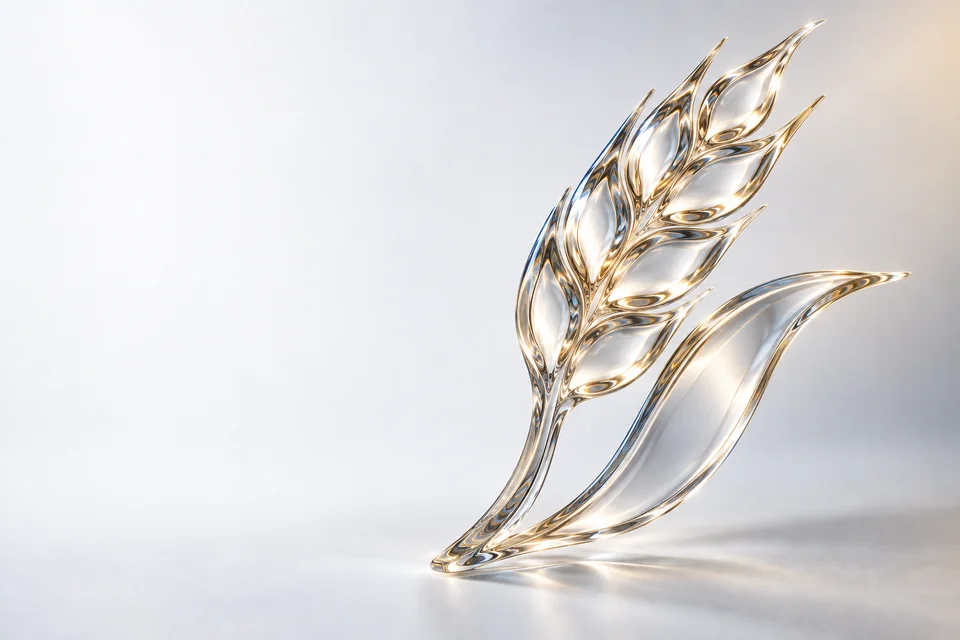
#> input picture backend/app/assets/quicklinks/agriculture.webp, 960 x 640 px
$ python perf-shot-diff.py ../../backend/app/assets/quicklinks/agriculture.webp ../../backend/app/assets/quicklinks/commodity.webp 5
#> lines starting #> are read from the running program, lines starting #| are printed output that depends on the picture
#!/usr/bin/env python3
"""Доля различающихся пикселей между двумя кадрами: python3 scripts/dev/perf-shot-diff.py A.png B.png [порог 0..255, по умолчанию 8]."""
import sys

from PIL import Image, ImageChops

a, b = Image.open(sys.argv[1]).convert("RGB"), Image.open(sys.argv[2]).convert("RGB")
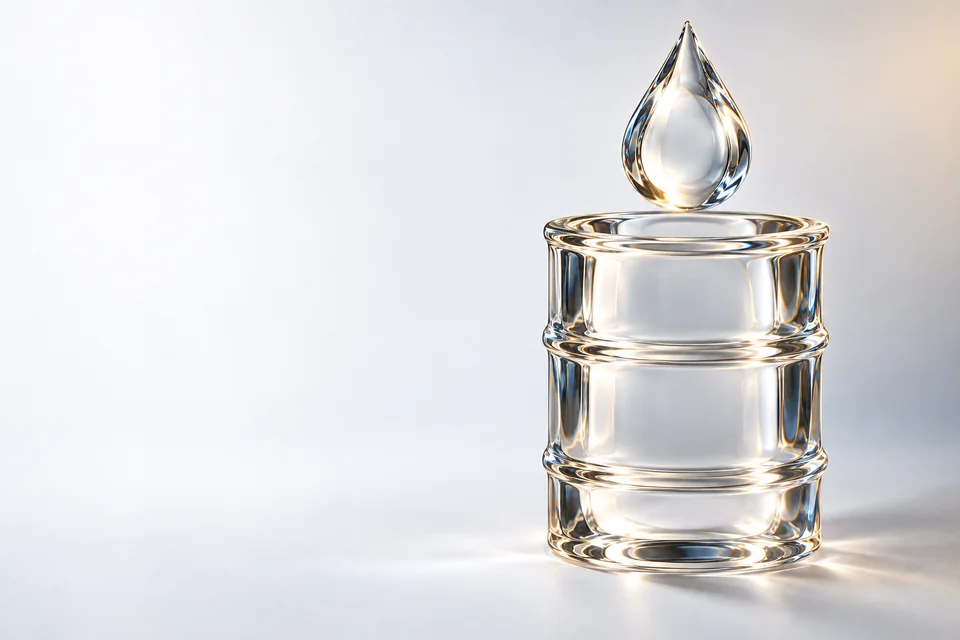
#> input picture backend/app/assets/quicklinks/commodity.webp, 960 x 640 px
#> a is the input picture: PIL image 960x640 RGB; mean R, G, B 221.1, 219.6, 220.2
#> b is the input picture: PIL image 960x640 RGB; mean R, G, B 221.1, 220.9, 222.8
thr = int(sys.argv[3]) if len(sys.argv) > 3 else 8
if a.size != b.size:
    sys.exit(f"размеры разные: {a.size} и {b.size}")
d = ImageChops.difference(a, b).convert("L")
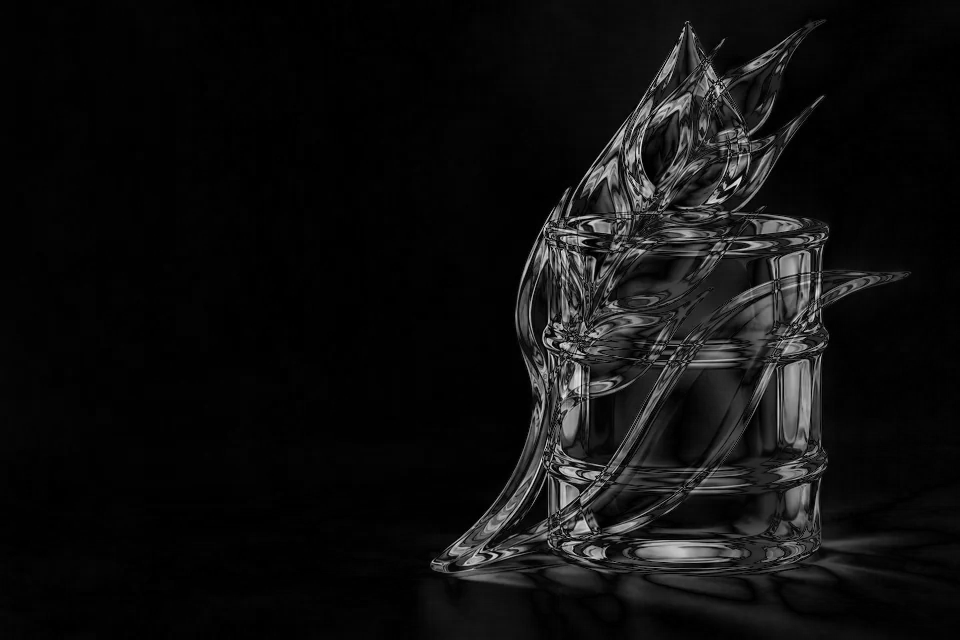
#> d: PIL image 960x640 L; min 0, max 241, mean 15.6
px = d.load()
w, h = d.size
#> w = 960; h = 640
bad = sum(1 for y in range(h) for x in range(w) if px[x, y] > thr)
#> bad = 202727
print(f"различающихся пикселей: {bad} из {w * h} ({100 * bad / (w * h):.3f} %), максимум различия {max(d.getdata())}")
#| различающихся пикселей: 202727 из 614400 (32.996 %), максимум различия 241
